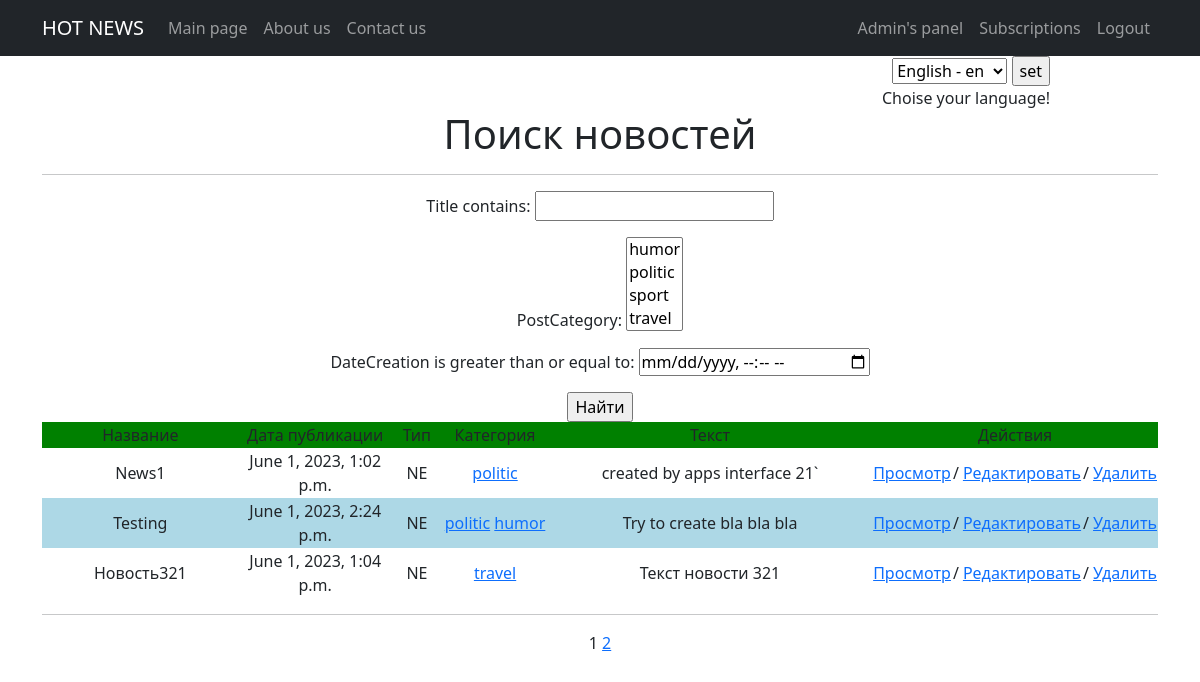
/news/search/ (signed in), run on the app's committed database.
### news/models.py (models this page shows, shortened)
class Post(models.Model):
    author = models.ForeignKey(Author, to_field='authorUser_id', on_delete=models.CASCADE)
    NEWS = 'NE'
    ARTICLE = 'AR'
    CATEGORY_CHOISE = (
        (NEWS, 'Новость'),
        (ARTICLE, 'Статья'),
    )
    category_type = models.CharField(max_length=2, choices=CATEGORY_CHOISE, default=ARTICLE)
    dateCreation = models.DateTimeField(auto_now_add=True)
    postCategory = models.ManyToManyField(Category, through='PostCategory')
    title = models.CharField(max_length=128)
    text = models.TextField()
    rating = models.SmallIntegerField(default=0)

class Category(models.Model):
    name = models.CharField(max_length=32, unique=True, help_text=_('category name'))
    subscribers = models.ManyToManyField(User, blank=True, null=True, related_name='categories')
    def __str__(self):
        return f'{self.name}'

### news/views.py (the view)
# urls.py: path('news/search/', PostSearch.as_view(), name='search'),
class PostSearch(ListView):
    model = Post
    ordering = ['title']
    template_name = 'search.html'
    context_object_name = 'posts'
    paginate_by = 3
    def get_queryset(self):
        queryset = super().get_queryset()
        self.filterset = PostFilter(self.request.GET, queryset)
        return self.filterset.qs
    def get_context_data(self, **kwargs):
        context = super().get_context_data(**kwargs)
        context['filterset'] = self.filterset
        context['time_now'] = datetime.utcnow()
        return context

### news/templatetags/custom_filters.py (called while the page is built)
@register.filter()
def censor(value):
    if not isinstance(value, str):
        raise TypeError("Value must be a string")
    else:
        bad_words = ['badword1', 'badword2', 'badword3']
        words = value.split()
        for i, word in enumerate(words):
            if word.lower() in bad_words:
                words[i] = word[0] + "*" * (len(word) - 1)
        return " ".join(words)

### news/templatetags/custom_tags.py (called while the page is built)
@register.simple_tag(takes_context=True)
def url_replace(context, **kwargs):
   d = context['request'].GET.copy()
   for k, v in kwargs.items():
       d[k] = v
   return d.urlencode()

### templates/search.html (shortened to what this page needs)
{% extends 'flatpages/default.html' %}
{% load custom_filters %}
{% load custom_tags %}
{% block content %}
<h1> Поиск новостей </h1>
<hr>
   <form action="" method="get">
       {{ filterset.form.as_p }}
   <input type="submit" value="Найти" />
   </form>
   {% if posts %}
       <table align="center">
           <tr>
               <td width="20%">Название</td>
               <td width="15%">Дата публикации</td>
               <td width="5%">Тип</td>
               <td width="10%">Категория</td>
               <td width="35%">Текст</td>
               <td colspan="7">Действия</td>
           </tr>
           {% for post in posts %}
                  <tr>
                      <td>{{ post.title|censor }}</td>
                      <td>{{ post.dateCreation }}</td>
                      <td>{{ post.category_type }}</td>
                      <td>{% for cat in post.postCategory.all %}
                             <a href="{% url 'category_list' cat.id %}">{{ cat.name }}</a>
                          {% endfor %}</td>
                      <td>{{ post.text|truncatechars:30|censor }}</td>
                      {% if post.category_type == 'NE' %}
                        <td>
                        <a href="{% url 'post_detail' post.id %}">Просмотр</a>
                        </td>
                        {% if perms.news.change_post %}
                        <td>/<td>
                        <td>
                        <a href="{% url 'news_update' post.id %}">Редактировать</a>
                        </td>
                        {% endif %}
                        {% if perms.news.delete_post %}
                        <td>/<td>
                        <td>
                        <a href="{% url 'news_delete' post.id %}">Удалить</a>
                        </td>
                        {% endif %}
                      {% endif %}
                  </tr>
           {% endfor %}
       </table>
<hr>
   {% else %}
       <h2>Статей нет!</h2>
   {% endif %}
   {{ page_obj.number }}
   {% if page_obj.has_next %}
       <a href="?{% url_replace page=page_obj.next_page_number %}">{{ page_obj.next_page_number }}</a>
   {% endif %}
{% endblock content %}

### templates/search.html (style rules this page uses)
table { border-collapse: collapse; }
tr:first-child { background-color: green; }
tr:nth-child(even) { background-color: white; }
tr:nth-child(odd) { background-color: lightblue; }

### data on the page
Post: title|censor "News1", dateCreation "June 1, 2023, 1:02 p.m.", category_type "NE", text|censor "created by apps interface 21`", shows "Просмотр", shows "Редактировать", shows "Удалить"
Category: name "politic"
Post: title|censor "Testing", dateCreation "June 1, 2023, 2:24 p.m.", category_type "NE", text|censor "Try to create bla bla bla", shows "Просмотр", shows "Редактировать", shows "Удалить"
Category: name "humor"
Post: title|censor "Новость321", dateCreation "June 1, 2023, 1:04 p.m.", category_type "NE", text|censor "Текст новости 321", shows "Просмотр", shows "Редактировать", shows "Удалить"
Category: name "travel"

### other printed values
{{ page_obj.number }} "1"
{{ page_obj.next_page_number }} "2"
form field language "English - en"
